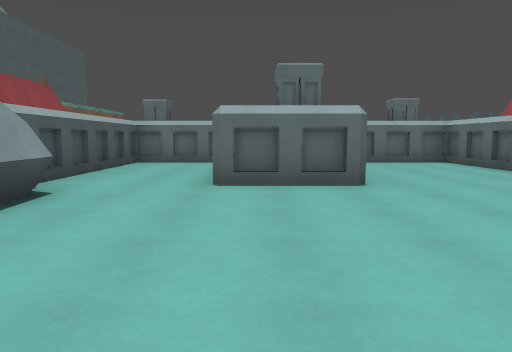
View 1 (above)

18 first-person views from a walk through a Godot game level. The camera is 1.4 m above the floor, tilts 6° down and sees 70° across. The floor is counted in squares, 2 m on a side. Each view is taken from the middle of a square. On the plan, view 1 faces up. The plan holds only what a view shows up to about 11 squares ahead; the rest is blank. The place goes on beyond the plan.

View 2
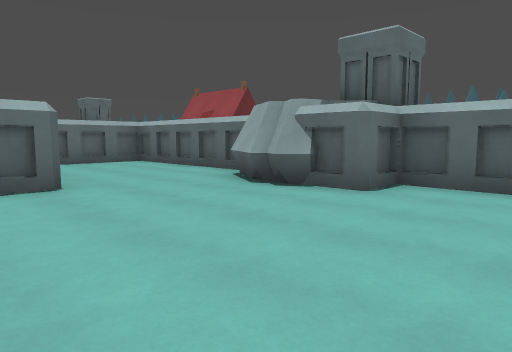

View 3
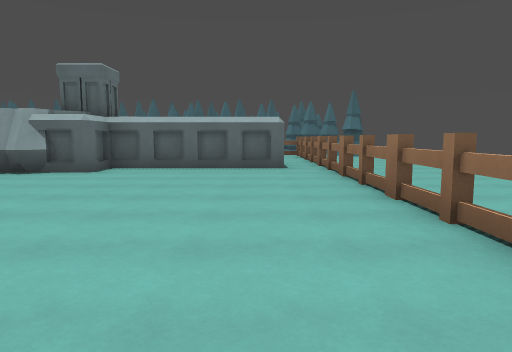

View 4
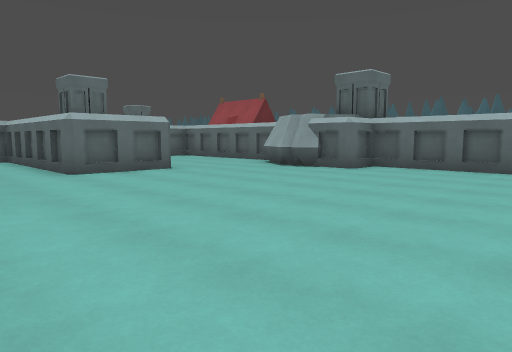

View 5
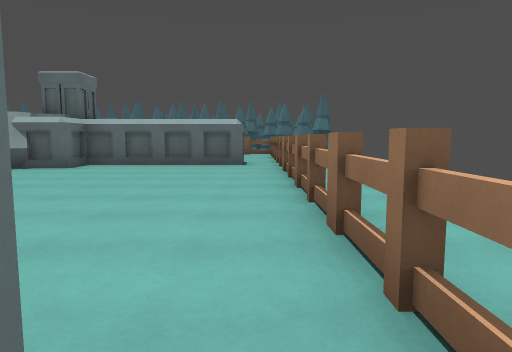

View 6
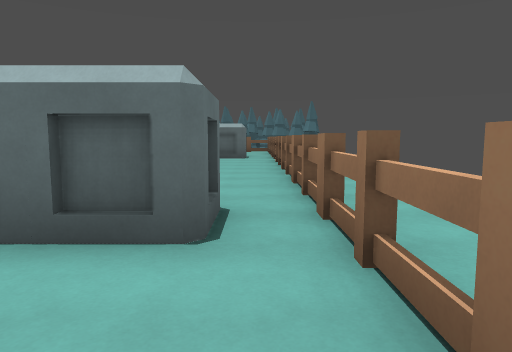

View 7
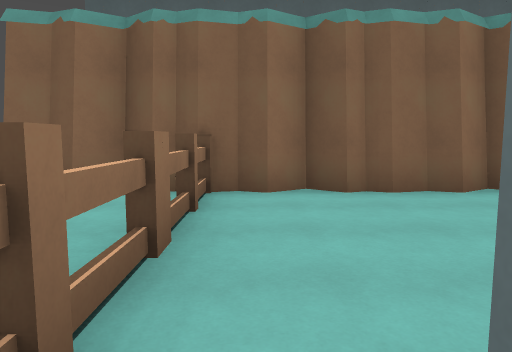

View 8
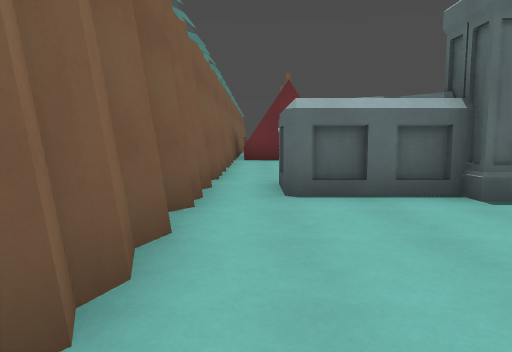

View 9
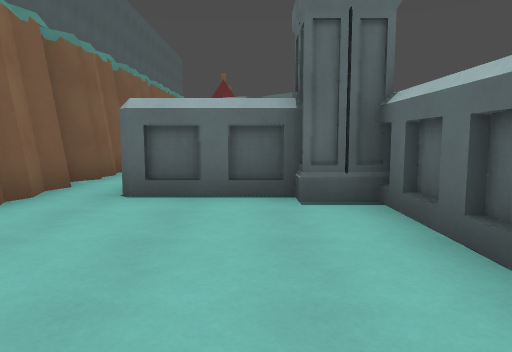

View 10
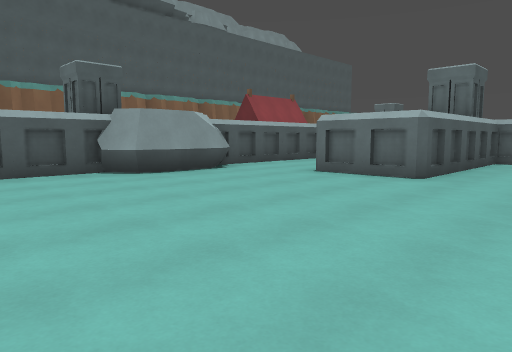

View 11
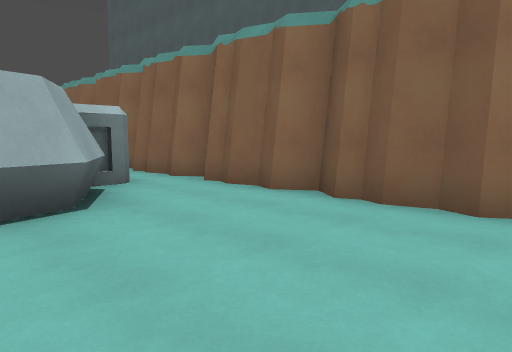

View 12
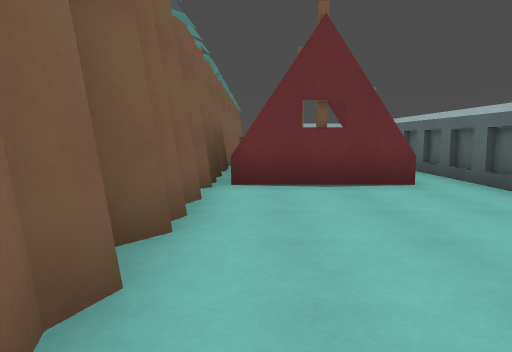

View 13
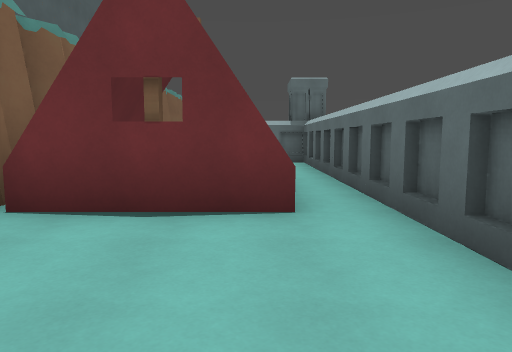

View 14
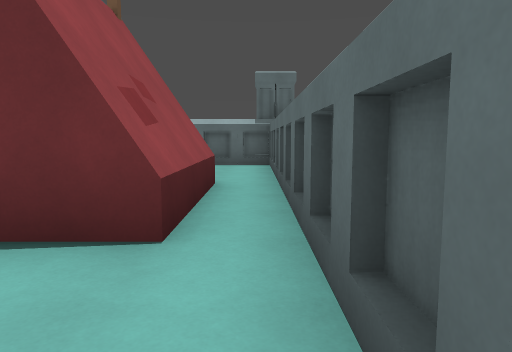

View 15
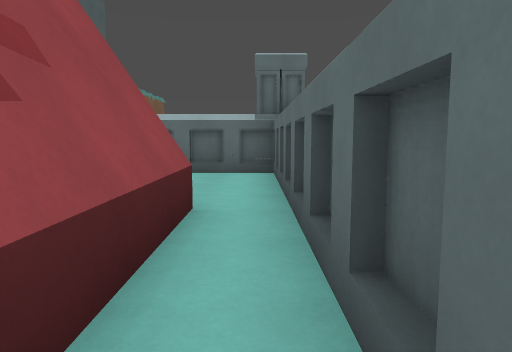

View 16
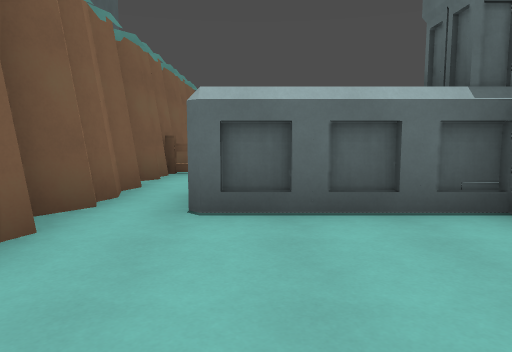

View 17
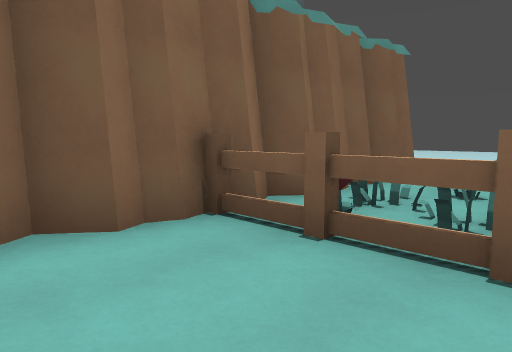

View 18
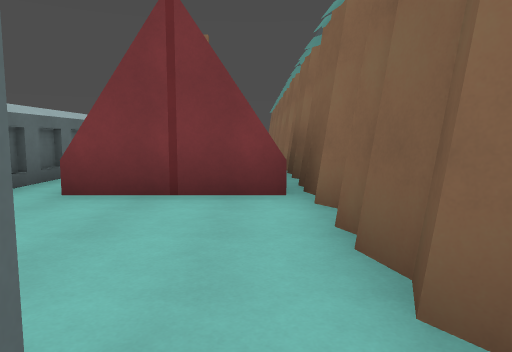

### Floor plan
Key: @ floor where view 1 was taken; # wall or solid block; x gap in a wall; . floor; = window, fence, low wall or low ledge; T tent; C column; F flower; O other object.
Columns run from 9 left of view 1 to 13 right of it. Each row starts with its distance up from view 1.
 23 #
 22 #=.
 21 #F=
 20 #.#x
 19 #...
 18 #...
 17 #.##CO
 16 #....#
 15 #....#
 14 #....#
 13 #....#
 12 #T#T.#
 11 #T#T.###########
 10 #T##.#...##....#
  9 #....#...#C....#
  8 #....#...##....#
  7 #....#...##....#
  6 #....#...##....#
  5 #..####.......##
  4 #.##  #......##      O
  3 #.##C #.......##     OO
  2 #...C##........#
  1 #....#.........#
  0 #....#...@.....#
 -1 #....#.........#
 -2 #.................
 -3 ###x.x##x.x##x.x##
 -4 #.. .............
 -5 #

Positions as (right, up) in squares from view 1, and headings:
1: (0, 0), facing up
2: (0, 0), facing up-right
3: (-3, -1), facing right
4: (-3, -2), facing up-right
5: (-4, -2), facing right
6: (-7, -2), facing right
7: (-4, -2), facing left
8: (-8, -2), facing up
9: (-6, -2), facing up
10: (4, -1), facing up-left
11: (-5, 9), facing down-left
12: (-8, 4), facing up
13: (-6, 6), facing up
14: (-5, 7), facing up
15: (-5, 9), facing up
16: (-7, 13), facing up
17: (-6, 18), facing up-left
18: (-8, 17), facing down
